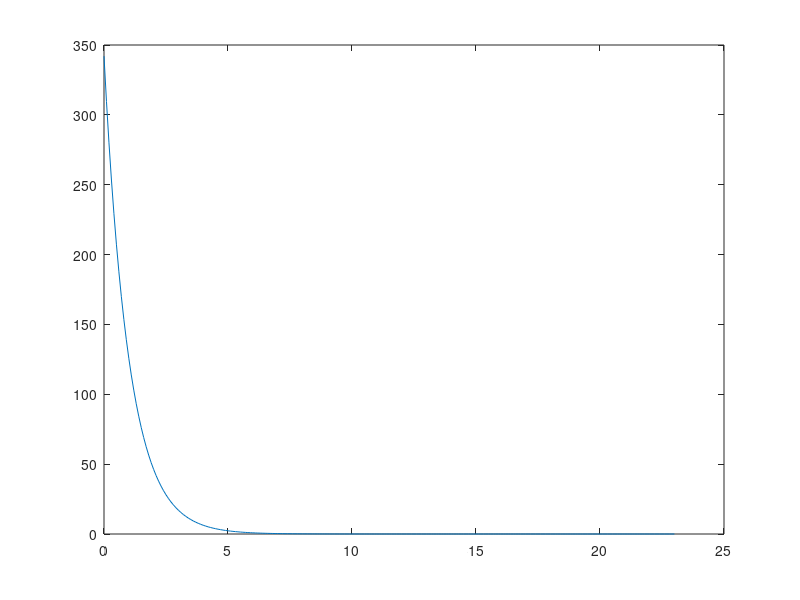

Write MATLAB code to recreate this figure.
x=0:.1:23
y=log(.1)./log(1-exp(-x))

plot(x,y)


epsilon=exp(log(exp(-1*x)))
plot(x,epsilon*360*0.95)


lambda=1

%prob>c dB
k1=log(.5)/log(1-(exp(-lambda*10^(4/10))))

%prob = c dB

k2=log(0.1)/log(1-(exp(-lambda*10^(4/10))-(exp(-lambda*10^(6/10)))))

